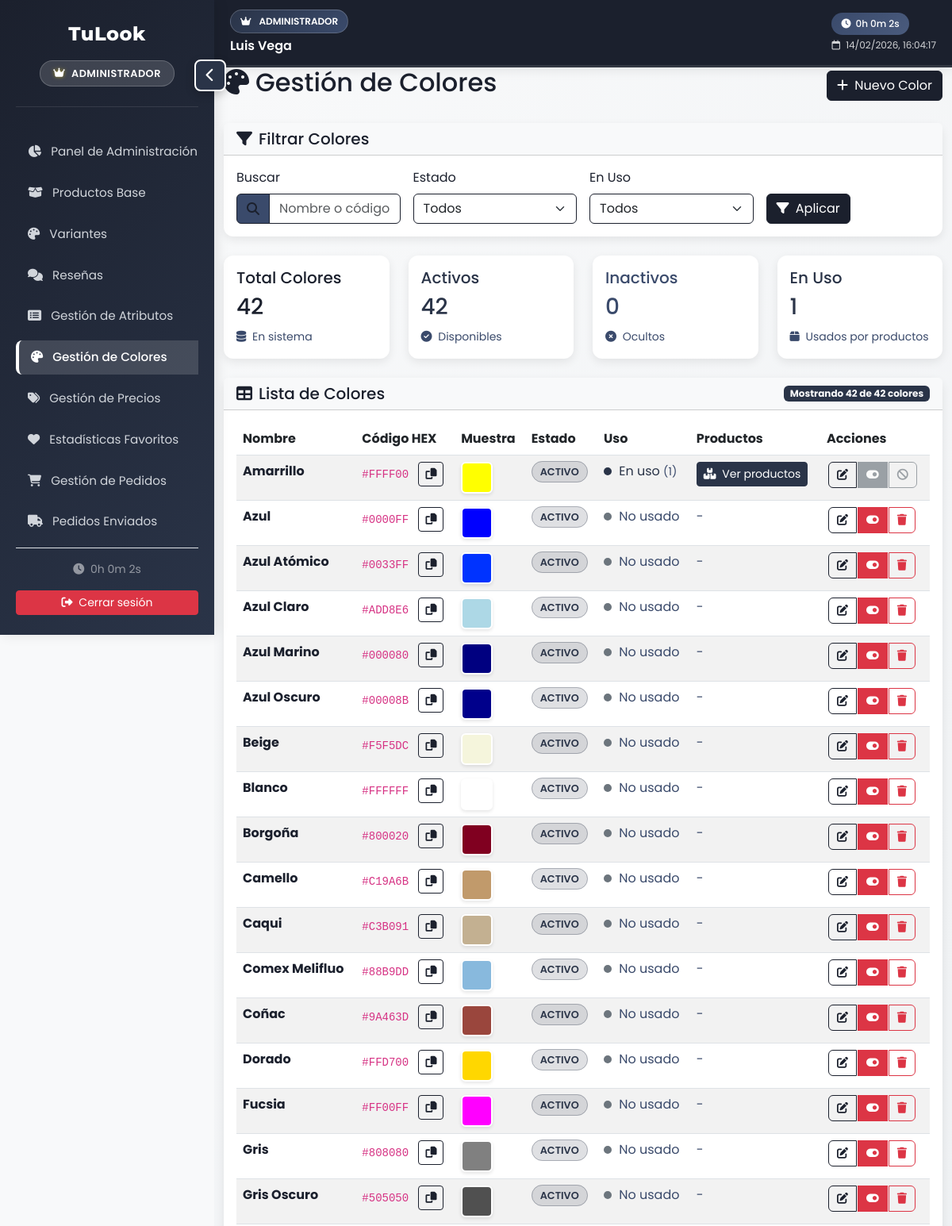
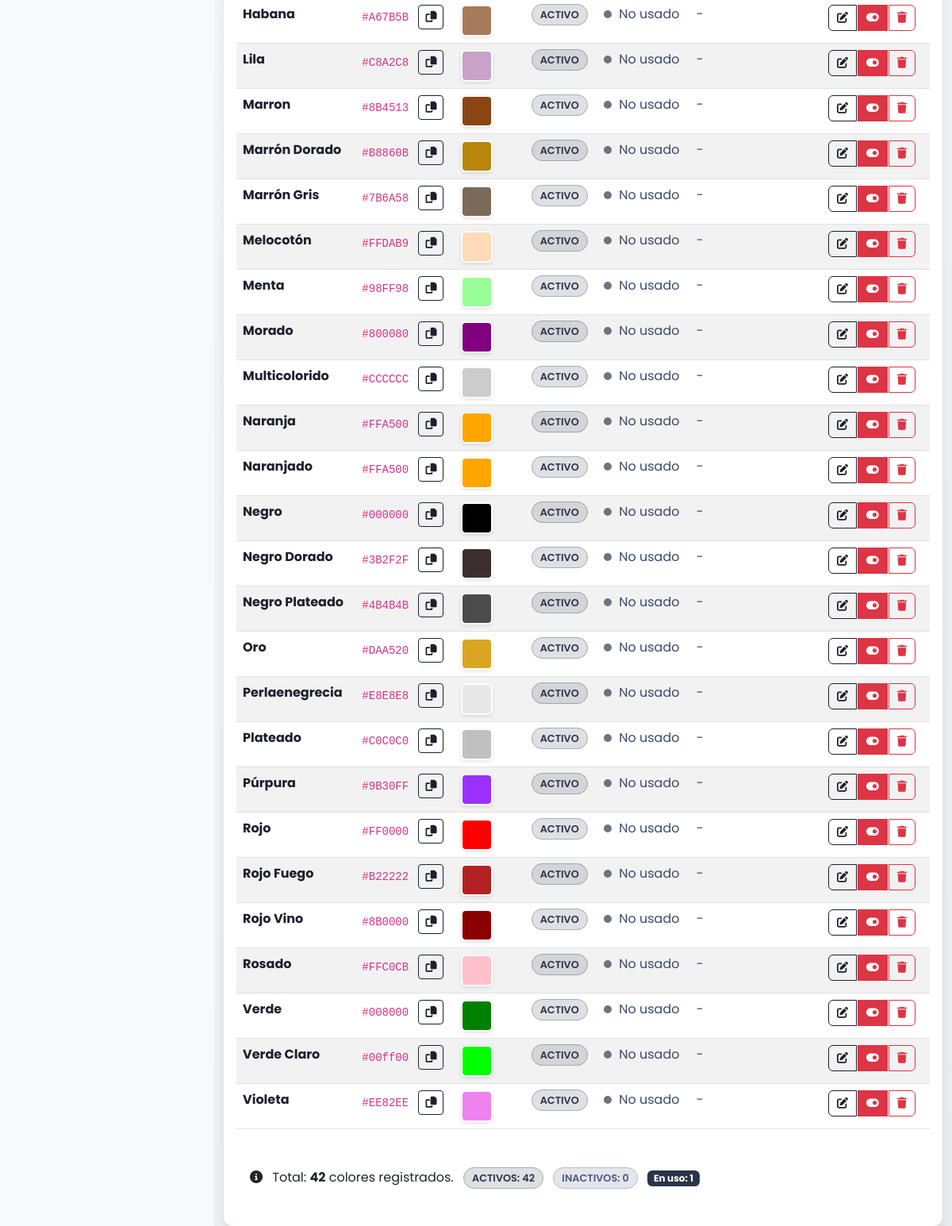
The page /?c=Color&a=index&fresh=1 (signed in) on the database its author committed (2 pictures, top to bottom).
### tables this page shows
CREATE TABLE `color` (
  `ID_Color` int(11) NOT NULL,
  `N_Color` varchar(45) NOT NULL,
  `CodigoHex` varchar(45) NOT NULL,
  `Activo` tinyint(1) NOT NULL DEFAULT 1
);

### views/admin/colores/index.php (the view, shortened to what the rows shown need)
<?php
$colores = $colores ?? [];
$modoBusqueda = $modoBusqueda ?? false;
?>
<link rel="stylesheet" href="<?= BASE_URL ?>assets/css/colores.css">
<div class="container-fluid">
    <div class="d-flex justify-content-between align-items-center mb-4">
        <h2 class="text-primary-dark"><i class="fas fa-palette me-2"></i>Gestión de Colores</h2>
    </div>
    <div class="card stats-card">
        <div class="card-body">
            <?php if (empty($colores)): ?>
                <div class="text-center py-5 no-results">
                    <i class="fas fa-palette fa-3x text-primary-light mb-3"></i>
                    <h5 class="text-primary-light">No hay colores registrados</h5>
                    <?php if ($modoBusqueda): ?>
                        <p class="text-primary-light">No hay resultados para los filtros aplicados</p>
                        <a href="<?= BASE_URL ?>?c=Color&a=index" class="btn btn-primary">
                            <i class="fas fa-times me-1"></i> Limpiar filtros
                        </a>
                    <?php else: ?>
                        <p class="text-primary-light">Comienza creando tu primer color</p>
                        <a href="<?= BASE_URL ?>?c=Color&a=crear" class="btn btn-primary">
                            <i class="fas fa-plus me-1"></i> Crear primer color
                        </a>
                    <?php endif; ?>
                </div>
            <?php else: ?>
                <div class="table-responsive">
                    <table class="table table-striped table-hover" id="colors-table">
                        <thead class="table-primary-light">
                            <tr>
                                <th>Nombre</th>
                                <th>Código HEX</th>
                                <th>Muestra</th>
                                <th>Estado</th>
                                <th>Uso</th>
                                <th>Productos</th>
                                <th>Acciones</th>
                            </tr>
                        </thead>
                        <tbody>
                            <?php foreach ($colores as $color): ?>
                                <?php
                                    $productosAsociados = $color['productos_asociados'] ?? 0;
                                    $estaEnUso = $productosAsociados > 0;
                                    $estaActivo = ($color['Activo'] ?? 1) == 1;
                                ?>
                                <tr class="hover-shadow-detalle">
                                    <td>
                                        <strong class="text-primary-dark"><?= htmlspecialchars($color['N_Color']) ?></strong>
                                    </td>
                                    <td>
                                        <code><?= htmlspecialchars($color['CodigoHex']) ?></code>
                                        <button class="btn btn-sm btn-outline-primary btn-copy-hex ms-2"
                                                data-hex-code="<?= htmlspecialchars($color['CodigoHex']) ?>"
                                                title="Copiar código"
                                                onclick="copyHexCode('<?= htmlspecialchars($color['CodigoHex']) ?>', this)">
                                            <i class="fas fa-copy"></i>
                                        </button>
                                    </td>
                                    <td>
                                        <div class="color-muestra"
                                             style="background-color: <?= $color['CodigoHex'] ?>"
                                             title="<?= htmlspecialchars($color['N_Color']) ?>">
                                        </div>
                                    </td>
                                    <td>
                                        <span class="status-badge <?= $estaActivo ? 'status-active' : 'status-inactive' ?>">
                                            <?= $estaActivo ? 'Activo' : 'Inactivo' ?>
                                        </span>
                                    </td>
                                    <td>
                                        <span class="usage-indicator <?= $estaEnUso ? 'usage-in-use' : 'usage-not-in-use' ?>"></span>
                                        <?php if ($estaEnUso): ?>
                                            <span class="text-success">En uso</span>
                                            <small class="text-primary-light">(<?= $productosAsociados ?>)</small>
                                        <?php else: ?>
                                            <span class="text-primary-light">No usado</span>
                                        <?php endif; ?>
                                    </td>
                                    <td>
                                        <?php if ($estaEnUso): ?>
                                            <button class="btn btn-sm btn-primary btn-view-products"
                                                    onclick="viewProducts(<?= $color['ID_Color'] ?>, '<?= htmlspecialchars($color['N_Color']) ?>')">
                                                <i class="fas fa-boxes me-1"></i> Ver productos
                                            </button>
                                        <?php else: ?>
                                            <span class="text-primary-light">-</span>
                                        <?php endif; ?>
                                    </td>
                                    <td>
                                        <div class="btn-group btn-group-sm action-buttons">
                                            <a href="<?= BASE_URL ?>?c=Color&a=editar&id=<?= $color['ID_Color'] ?>"
                                            class="btn btn-outline-primary btn-editar"
                                            title="Editar"
                                            data-id="<?= $color['ID_Color'] ?>"
                                            data-nombre="<?= htmlspecialchars($color['N_Color']) ?>">
                                                <i class="fas fa-edit"></i>
                                            </a>
                                            <?php if ($estaActivo): ?>
                                                <?php if ($estaEnUso): ?>
                                                    <button class="btn btn-secondary btn-desactivar-disabled"
                                                            title="No se puede desactivar (en uso por productos)"
                                                            disabled>
                                                        <i class="fas fa-toggle-on"></i>
                                                    </button>
                                                <?php else: ?>
                                                    <a href="<?= BASE_URL ?>?c=Color&a=cambiarEstado&id=<?= $color['ID_Color'] ?>&estado=0"
                                                    class="btn btn-danger btn-desactivar"
                                                    title="Desactivar"
                                                    data-id="<?= $color['ID_Color'] ?>"
                                                    data-nombre="<?= htmlspecialchars($color['N_Color']) ?>"
                                                    data-estado="0"
                                                    data-en-uso="<?= $estaEnUso ? '1' : '0' ?>">
                                                        <i class="fas fa-toggle-on"></i>
                                                    </a>
                                                <?php endif; ?>
                                            <?php endif; ?>
                                            <?php if (!$estaEnUso): ?>
                                                <a href="<?= BASE_URL ?>?c=Color&a=eliminar&id=<?= $color['ID_Color'] ?>"
                                                class="btn btn-outline-danger btn-eliminar"
                                                title="Eliminar"
                                                data-id="<?= $color['ID_Color'] ?>"
                                                data-nombre="<?= htmlspecialchars($color['N_Color']) ?>"
                                                data-en-uso="<?= $estaEnUso ? '1' : '0' ?>">
                                                    <i class="fas fa-trash"></i>
                                                </a>
                                            <?php else: ?>
                                                <button class="btn btn-outline-secondary btn-eliminar-disabled"
                                                        title="No se puede eliminar (en uso)"
                                                        disabled>
                                                    <i class="fas fa-ban"></i>
                                                </button>
                                            <?php endif; ?>
                                        </div>
                                    </td>
                                </tr>
                            <?php endforeach; ?>
                        </tbody>
                    </table>
                </div>
            <?php endif; ?>
        </div>
    </div>
</div>

### rows shown on the page
color: N_Color "Amarrillo", CodigoHex "#FFFF00", Activo "ACTIVO", productosAsociados "1"
color: N_Color "Azul", CodigoHex "#0000FF", Activo "ACTIVO", shows "No usado"
color: N_Color "Azul Atómico", CodigoHex "#0033FF", Activo "ACTIVO", shows "No usado"
color: N_Color "Azul Claro", CodigoHex "#ADD8E6", Activo "ACTIVO", shows "No usado"
color: N_Color "Azul Marino", CodigoHex "#000080", Activo "ACTIVO", shows "No usado"
color: N_Color "Azul Oscuro", CodigoHex "#00008B", Activo "ACTIVO", shows "No usado"
color: N_Color "Beige", CodigoHex "#F5F5DC", Activo "ACTIVO", shows "No usado"
color: N_Color "Blanco", CodigoHex "#FFFFFF", Activo "ACTIVO", shows "No usado"
color: N_Color "Borgoña", CodigoHex "#800020", Activo "ACTIVO", shows "No usado"
color: N_Color "Camello", CodigoHex "#C19A6B", Activo "ACTIVO", shows "No usado"
color: N_Color "Caqui", CodigoHex "#C3B091", Activo "ACTIVO", shows "No usado"
color: N_Color "Comex Melifluo", CodigoHex "#88B9DD", Activo "ACTIVO", shows "No usado"
color: N_Color "Coñac", CodigoHex "#9A463D", Activo "ACTIVO", shows "No usado"
color: N_Color "Dorado", CodigoHex "#FFD700", Activo "ACTIVO", shows "No usado"
color: N_Color "Fucsia", CodigoHex "#FF00FF", Activo "ACTIVO", shows "No usado"
color: N_Color "Gris", CodigoHex "#808080", Activo "ACTIVO", shows "No usado"
color: N_Color "Gris Oscuro", CodigoHex "#505050", Activo "ACTIVO", shows "No usado"
color: N_Color "Habana", CodigoHex "#A67B5B", Activo "ACTIVO", shows "No usado"
color: N_Color "Lila", CodigoHex "#C8A2C8", Activo "ACTIVO", shows "No usado"
color: N_Color "Marron", CodigoHex "#8B4513", Activo "ACTIVO", shows "No usado"
color: N_Color "Marrón Dorado", CodigoHex "#B8860B", Activo "ACTIVO", shows "No usado"
color: N_Color "Marrón Gris", CodigoHex "#7B6A58", Activo "ACTIVO", shows "No usado"
color: N_Color "Melocotón", CodigoHex "#FFDAB9", Activo "ACTIVO", shows "No usado"
color: N_Color "Menta", CodigoHex "#98FF98", Activo "ACTIVO", shows "No usado"
color: N_Color "Morado", CodigoHex "#800080", Activo "ACTIVO", shows "No usado"
color: N_Color "Multicolorido", CodigoHex "#CCCCCC", Activo "ACTIVO", shows "No usado"
color: N_Color "Naranja", CodigoHex "#FFA500", Activo "ACTIVO", shows "No usado"
color: N_Color "Naranjado", CodigoHex "#FFA500", Activo "ACTIVO", shows "No usado"
color: N_Color "Negro", CodigoHex "#000000", Activo "ACTIVO", shows "No usado"
color: N_Color "Negro Dorado", CodigoHex "#3B2F2F", Activo "ACTIVO", shows "No usado"
color: N_Color "Negro Plateado", CodigoHex "#4B4B4B", Activo "ACTIVO", shows "No usado"
color: N_Color "Oro", CodigoHex "#DAA520", Activo "ACTIVO", shows "No usado"
color: N_Color "Perlaenegrecia", CodigoHex "#E8E8E8", Activo "ACTIVO", shows "No usado"
color: N_Color "Plateado", CodigoHex "#C0C0C0", Activo "ACTIVO", shows "No usado"
color: N_Color "Púrpura", CodigoHex "#9B30FF", Activo "ACTIVO", shows "No usado"
color: N_Color "Rojo", CodigoHex "#FF0000", Activo "ACTIVO", shows "No usado"
color: N_Color "Rojo Fuego", CodigoHex "#B22222", Activo "ACTIVO", shows "No usado"
color: N_Color "Rojo Vino", CodigoHex "#8B0000", Activo "ACTIVO", shows "No usado"
color: N_Color "Rosado", CodigoHex "#FFC0CB", Activo "ACTIVO", shows "No usado"
color: N_Color "Verde", CodigoHex "#008000", Activo "ACTIVO", shows "No usado"
color: N_Color "Verde Claro", CodigoHex "#00ff00", Activo "ACTIVO", shows "No usado"
color: N_Color "Violeta", CodigoHex "#EE82EE", Activo "ACTIVO", shows "No usado"

### other values the page prints
$_SESSION['Nombre_Completo'] "Luis Vega"
$totalColores "42"
$coloresActivos "42"
$coloresInactivos "0"
$coloresEnUso "1"
count($colores) "42"
